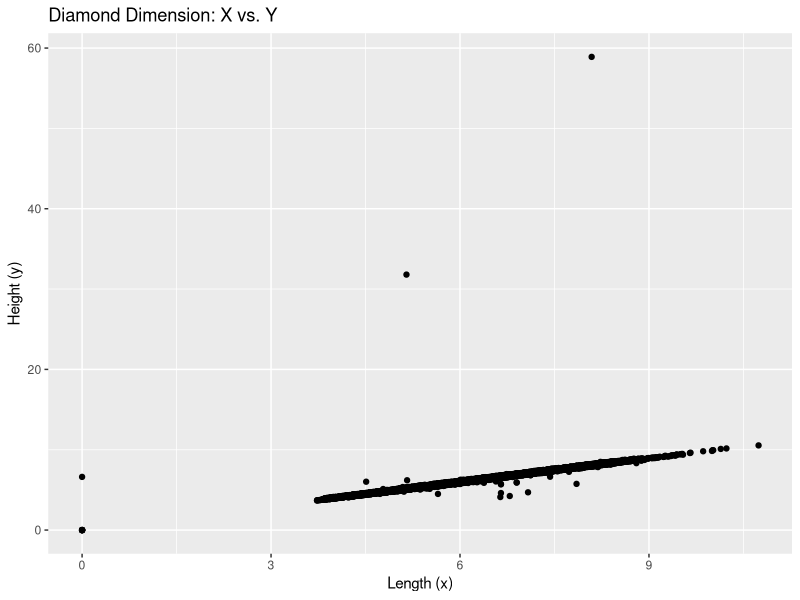
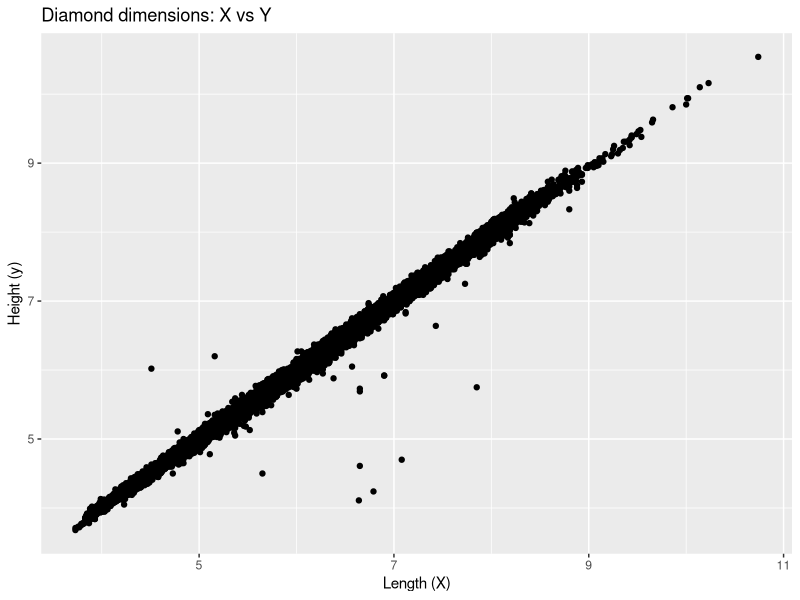
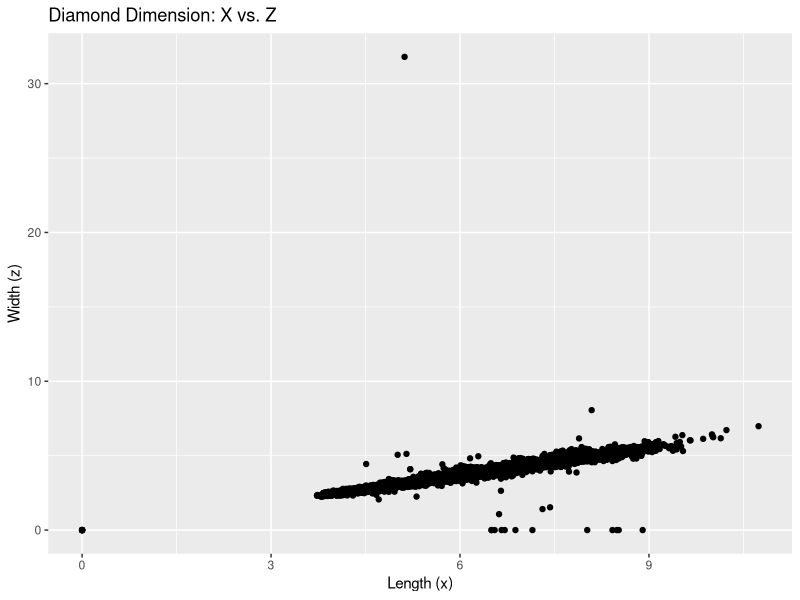
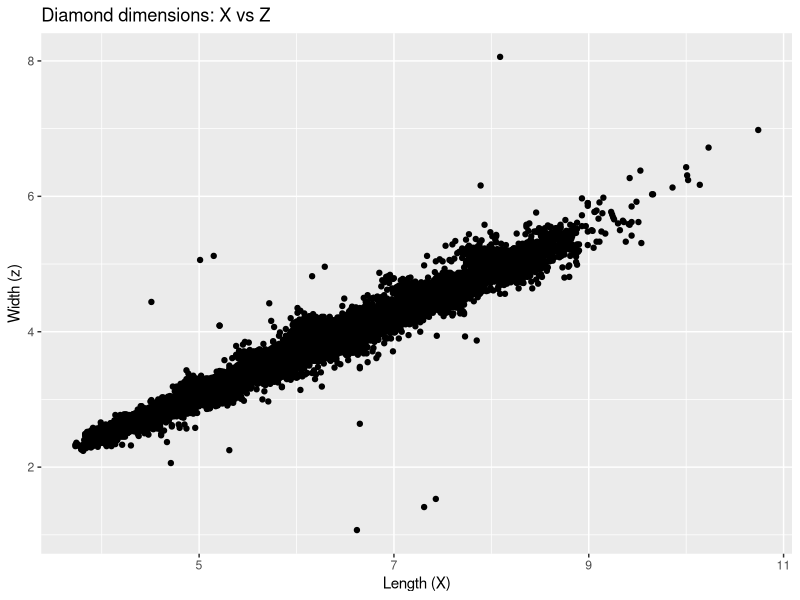

These figures' R source, in order:
## ---- chunk 1
library(tidyverse)
library(dplyr)
print(diamonds)
## ---- chunk 2
diamonds %>%
  group_by(cut) %>%
  count()
## ---- chunk 3
# this creates a random subset of data and condenses it to 1%
condensed_diamonds <- sample_frac(diamonds, 0.01) 
# view the condensed data
print(condensed_diamonds)
## ---- chunk 4
# check to make sure we have 100 in each clarity
condensed_diamonds %>%
  group_by(clarity) %>%
  count()
## ---- chunk 5
diamonds %>%
  group_by(clarity) %>%
  count()
## ---- chunk 6
# create new data set for 100 largest diamonds in each category
large_diamonds <- diamonds %>% 
  # we first want to arrange the diamonds data in order from highest to lowest
  arrange(desc(carat)) %>%
  # now that is has been sorted, we can then group them by clarity
  group_by(clarity) %>%
  # we then only want 100 sizes so we slice them out
  slice(1:100)
# print out the new data
large_diamonds 
## ---- chunk 7
large_diamonds %>%
  # we need to group them so that we can calculate the average for each category
  group_by(clarity) %>%
  # now that they are grouped, we can calculate the average of each
  summarise(average.size = mean(carat, na.rm = TRUE))
## ---- chunk 8
ggplot(diamonds) +
  geom_point(mapping = aes(x = x, y = y)) +
  labs(title = "Diamond Dimension: X vs. Y", x = "Length (x)", y = "Height (y)")
## ---- chunk 9
# this filters out the outliers within this dataset
x_y_diamonds <- diamonds %>%
  filter(x > 3 & y < 20)
ggplot(x_y_diamonds) +
  geom_point(mapping = aes(x = x, y = y)) +
  labs(title = "Diamond dimensions: X vs Y", x = "Length (X)", y = "Height (y)")
## ---- chunk 10
ggplot(diamonds) +
  geom_point(mapping = aes(x = x, y = z)) +
  labs(title = "Diamond Dimension: X vs. Z", x = "Length (x)", y = "Width (z)")
## ---- chunk 11
x_z_diamonds <- diamonds %>%
  filter(x > 3 & z < 10 & z > 1)
ggplot(x_z_diamonds) +
  geom_point(mapping = aes(x = x, y = z)) +
  labs(title = "Diamond dimensions: X vs Z", x = "Length (X)", y = "Width (z)")
